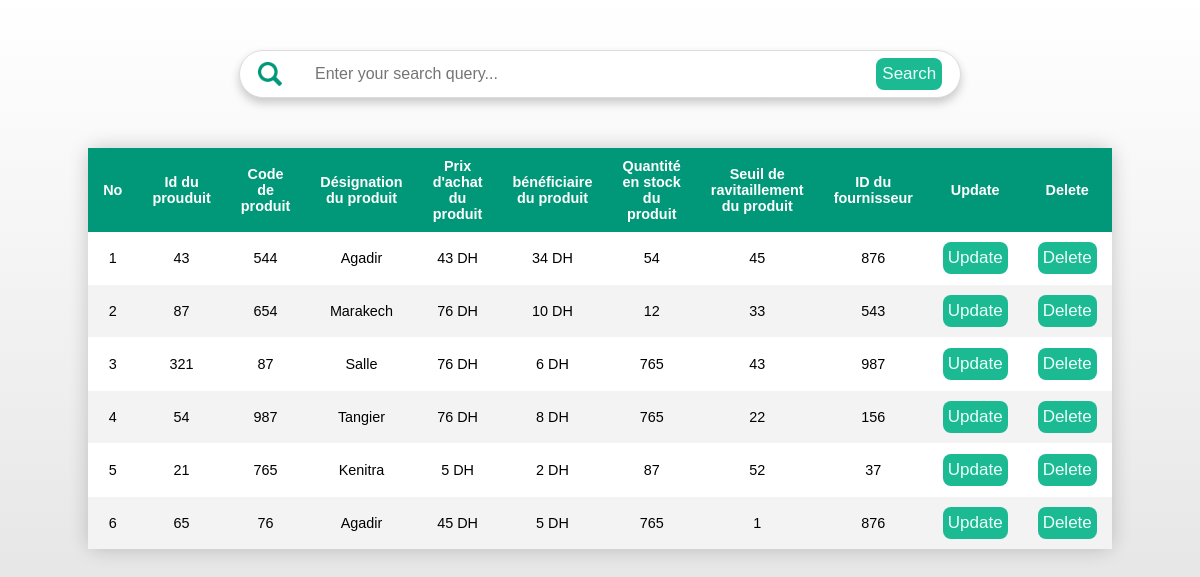
The page /database.php on the database its author committed.
### tables this page shows
CREATE TABLE IF NOT EXISTS `dse` (
  `ID_Prouduit` text NOT NULL,
  `Prod_Code` text NOT NULL,
  `Prod_Designation` text NOT NULL,
  `Prod_prix_A` text NOT NULL,
  `Prod_Marge` text NOT NULL,
  `Prod_Quantite_St` text NOT NULL,
  `Prod_Seuil` text NOT NULL,
  `ID_fornisseur` text NOT NULL
);

### database.php (the view, shortened to what this page needs)
<?php
include('connection.php');
?>
<html>
<head>
</head>
<body style='background: linear-gradient(to bottom, #fff, #dddddd);'>
<form class="search-bar" method="post" action="database.php">
    <img class="img" src="search-icon.png">
    <input placeholder="Enter your search query..." class="inp" type="text" name="search" id="search">
    <button type="submit" class="btn1" name="submit">Search</button>
</form>
<table border='1' class='styled-table' style='width:50%;margin-top:50px auto;margin-left:auto;margin-right:auto;text-align: center;'>
    <thead>
        <tr>
            <th style='width:30px'>No</th>
            <th><?php echo LIB_IDP; ?></th>
            <th><?php echo LIB_CODE; ?></th>
            <th><?php echo LIB_DES; ?></th>
            <th><?php echo LIB_Prix; ?></th>
            <th><?php echo LIB_Marge; ?></th>
            <th><?php echo LIB_Quantite; ?></th>
            <th><?php echo LIB_Seuil; ?></th>
            <th><?php echo LIB_IDf; ?></th>
            <th>Update</th>
            <th>Delete</th>
        </tr>
    </thead>
    <tbody>
        <?php
        $sql = mysqli_query($con, "SELECT * FROM dse");
        $i = 1;
        while ($res = mysqli_fetch_assoc($sql)) {
            $id = $res['ID_Prouduit'];
            echo "<tr>";
            echo "<td >" . $i . "</td>";
            echo "<td>" . $res['ID_Prouduit'] . "</td>";
            echo "<td>" . $res['Prod_Code'] . "</td>";
            echo "<td>" . $res['Prod_Designation'] . "</td>";
            echo "<td>" . $res['Prod_prix_A'] . "</td>";
            echo "<td>" . $res['Prod_Marge'] . "</td>";
            echo "<td>" . $res['Prod_Quantite_St'] . "</td>";
            echo "<td>" . $res['Prod_Seuil'] . "</td>";
            echo "<td>" . $res['ID_fornisseur'] . "</td>";
            echo "<td><a href='update.php?id=$id'><input type='submit' class='btn' name='Update' value='Update'/></a></td>";
            echo "<td><a href='delete.php?id=$id'><input type='submit' class ='btn' name='Delete' value='Delete'/></a></td>";
            echo "</tr>";
            $i = $i + 1;
        }
        ?>
    </tbody>
</table>
</body>
</html>

### database.php (style rules this page uses)
.styled-table { border: none; border-collapse: collapse; margin: 25px 0; font-size: 0.9em; font-family: sans-serif; width: 40%; box-shadow: 0 0 20px rgba(0, 0, 0, 0.20); border-radius: 10px; }
.styled-table thead tr { border-top-left-radius: 10px; border-bottom-left-radius: 10px; background-color: #009879; color: #fff; text-align: center; border: none; }
.styled-table th, .styled-table td { padding: 10px 15px; border: none; }
.styled-table tbody tr { border-bottom: 1px solid #fff; }
.styled-table tbody tr:nth-of-type(odd) { background-color: #fff; }
.styled-table tbody tr:nth-of-type(even) { background-color: #f3f3f3; }
.styled-table tbody tr:last-of-type { border-bottom: 2px solid #f3f3f3; border: none; }
.btn { padding: 6px 5px; background-color: #1BBA93; font-size: 17px; border: none; border-radius: 8px; color: #ecfffa; cursor: pointer; }
.btn1 { height: 80%; margin: auto; background-color: #1BBA93; font-size: 17px; border: none; border-radius: 8px; color: #ecfffa; cursor: pointer; }
.search-bar { display: flex; box-shadow: 0 5px 10px rgba(0, 0, 0, 0.2); margin: 50px auto; width: 60%; height: 40px; background-color: #fff; border: 1px solid #dddddd; border-radius: 100px; padding: 3px 5px; font-size: 16px; color: #333; transition: 0.4s; }
.inp { width: 80%; height: 100%; border: none; outline: none; font-size: 16px; padding-left: 20px; color: #333; }
.img { width: auto; height: 60%; margin: auto; }

### rows shown on the page
dse: ID_Prouduit "43", Prod_Code "544", Prod_Designation "Agadir", Prod_prix_A "43 DH", Prod_Marge "34 DH", Prod_Quantite_St "54", Prod_Seuil "45", ID_fornisseur "876"
dse: ID_Prouduit "87", Prod_Code "654", Prod_Designation "Marakech", Prod_prix_A "76 DH", Prod_Marge "10 DH", Prod_Quantite_St "12", Prod_Seuil "33", ID_fornisseur "543"
dse: ID_Prouduit "321", Prod_Code "87", Prod_Designation "Salle", Prod_prix_A "76 DH", Prod_Marge "6 DH", Prod_Quantite_St "765", Prod_Seuil "43", ID_fornisseur "987"
dse: ID_Prouduit "54", Prod_Code "987", Prod_Designation "Tangier", Prod_prix_A "76 DH", Prod_Marge "8 DH", Prod_Quantite_St "765", Prod_Seuil "22", ID_fornisseur "156"
dse: ID_Prouduit "21", Prod_Code "765", Prod_Designation "Kenitra", Prod_prix_A "5 DH", Prod_Marge "2 DH", Prod_Quantite_St "87", Prod_Seuil "52", ID_fornisseur "37"
dse: ID_Prouduit "65", Prod_Code "76", Prod_Designation "Agadir", Prod_prix_A "45 DH", Prod_Marge "5 DH", Prod_Quantite_St "765", Prod_Seuil "1", ID_fornisseur "876"

### other values the page prints
LIB_IDP "Id du prouduit"
LIB_CODE "Code de produit"
LIB_DES "Désignation du produit"
LIB_Prix "Prix d'achat du produit"
LIB_Marge "bénéficiaire du produit"
LIB_Quantite "Quantité en stock du produit"
LIB_Seuil "Seuil de ravitaillement du produit"
LIB_IDf "ID du fournisseur"
